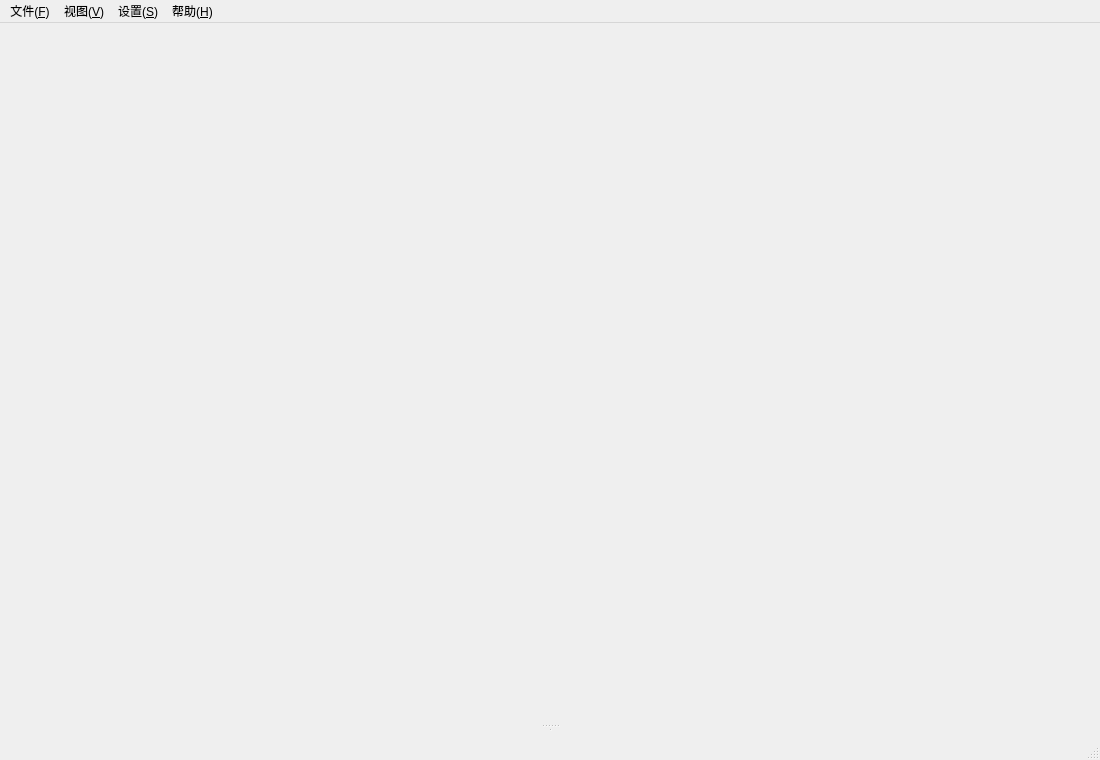
<?xml version="1.0" encoding="UTF-8"?>
<ui version="4.0">
 <class>MainWindow</class>
 <widget class="QMainWindow" name="MainWindow">
  <property name="geometry">
   <rect>
    <x>0</x>
    <y>0</y>
    <width>1100</width>
    <height>760</height>
   </rect>
  </property>
  <property name="windowTitle">
   <string>桌面同步工具</string>
  </property>
  <widget class="QWidget" name="centralWidget">
   <layout class="QVBoxLayout" name="verticalLayout">
    <property name="spacing">
     <number>6</number>
    </property>
    <property name="leftMargin">
     <number>6</number>
    </property>
    <property name="topMargin">
     <number>6</number>
    </property>
    <property name="rightMargin">
     <number>6</number>
    </property>
    <property name="bottomMargin">
     <number>6</number>
    </property>
    <item>
     <widget class="CatalogueWidget" name="wd_catalogue" native="true">
      <property name="sizePolicy">
       <sizepolicy hsizetype="Preferred" vsizetype="Fixed">
        <horstretch>0</horstretch>
        <verstretch>0</verstretch>
       </sizepolicy>
      </property>
     </widget>
    </item>
    <item>
     <widget class="QSplitter" name="splitter_main">
      <property name="orientation">
       <enum>Qt::Vertical</enum>
      </property>
      <widget class="ScanDifftWidget" name="wd_diffrence" native="true"/>
      <widget class="QSplitter" name="splitter_bottom">
       <property name="orientation">
        <enum>Qt::Horizontal</enum>
       </property>
       <widget class="TaskWidget" name="wd_task" native="true"/>
       <widget class="LogWidget" name="wd_log" native="true"/>
      </widget>
     </widget>
    </item>
   </layout>
  </widget>
  <widget class="QMenuBar" name="menuBar">
   <property name="geometry">
    <rect>
     <x>0</x>
     <y>0</y>
     <width>1100</width>
     <height>21</height>
    </rect>
   </property>
   <widget class="QMenu" name="menu_file">
    <property name="title">
     <string>文件(&amp;F)</string>
    </property>
    <addaction name="action_dir_A"/>
    <addaction name="action_dir_B"/>
    <addaction name="separator"/>
    <addaction name="action_quit"/>
   </widget>
   <widget class="QMenu" name="menu_view">
    <property name="title">
     <string>视图(&amp;V)</string>
    </property>
    <addaction name="action_difft_List"/>
    <addaction name="action_task_Win"/>
    <addaction name="action_log_Win"/>
   </widget>
   <widget class="QMenu" name="menu_setting">
    <property name="title">
     <string>设置(&amp;S)</string>
    </property>
    <addaction name="action_scan_set"/>
    <addaction name="action_sync_set"/>
   </widget>
   <widget class="QMenu" name="menu_help">
    <property name="title">
     <string>帮助(&amp;H)</string>
    </property>
    <addaction name="action_about"/>
   </widget>
   <addaction name="menu_file"/>
   <addaction name="menu_view"/>
   <addaction name="menu_setting"/>
   <addaction name="menu_help"/>
  </widget>
  <widget class="QStatusBar" name="statusBar"/>
  <action name="action_dir_A">
   <property name="text">
    <string>选择目录 A</string>
   </property>
   <property name="shortcut">
    <string>Ctrl+A</string>
   </property>
  </action>
  <action name="action_dir_B">
   <property name="text">
    <string>选择目录 B</string>
   </property>
   <property name="shortcut">
    <string>Ctrl+B</string>
   </property>
  </action>
  <action name="action_quit">
   <property name="text">
    <string>退出</string>
   </property>
   <property name="shortcut">
    <string>Ctrl+Q</string>
   </property>
  </action>
  <action name="action_difft_List">
   <property name="checkable">
    <bool>true</bool>
   </property>
   <property name="checked">
    <bool>true</bool>
   </property>
   <property name="text">
    <string>差异列表</string>
   </property>
   <property name="shortcut">
    <string>Ctrl+1</string>
   </property>
  </action>
  <action name="action_task_Win">
   <property name="checkable">
    <bool>true</bool>
   </property>
   <property name="checked">
    <bool>true</bool>
   </property>
   <property name="text">
    <string>任务窗口</string>
   </property>
   <property name="shortcut">
    <string>Ctrl+2</string>
   </property>
  </action>
  <action name="action_log_Win">
   <property name="checkable">
    <bool>true</bool>
   </property>
   <property name="checked">
    <bool>true</bool>
   </property>
   <property name="text">
    <string>日志窗口</string>
   </property>
   <property name="shortcut">
    <string>Ctrl+3</string>
   </property>
  </action>
  <action name="action_scan_set">
   <property name="text">
    <string>扫描设置</string>
   </property>
  </action>
  <action name="action_sync_set">
   <property name="text">
    <string>同步模式</string>
   </property>
  </action>
  <action name="action_about">
   <property name="text">
    <string>关于</string>
   </property>
  </action>
 </widget>
 <layoutdefault spacing="6" margin="11"/>
 <customwidgets>
  <customwidget>
   <class>CatalogueWidget</class>
   <extends>QWidget</extends>
   <header>cataloguewidget.h</header>
   <container>1</container>
  </customwidget>
  <customwidget>
   <class>ScanDifftWidget</class>
   <extends>QWidget</extends>
   <header>scandifftwidget.h</header>
   <container>1</container>
  </customwidget>
  <customwidget>
   <class>LogWidget</class>
   <extends>QWidget</extends>
   <header>logwidget.h</header>
   <container>1</container>
  </customwidget>
  <customwidget>
   <class>TaskWidget</class>
   <extends>QWidget</extends>
   <header>taskwidget.h</header>
   <container>1</container>
  </customwidget>
 </customwidgets>
 <resources/>
 <connections/>
</ui>
